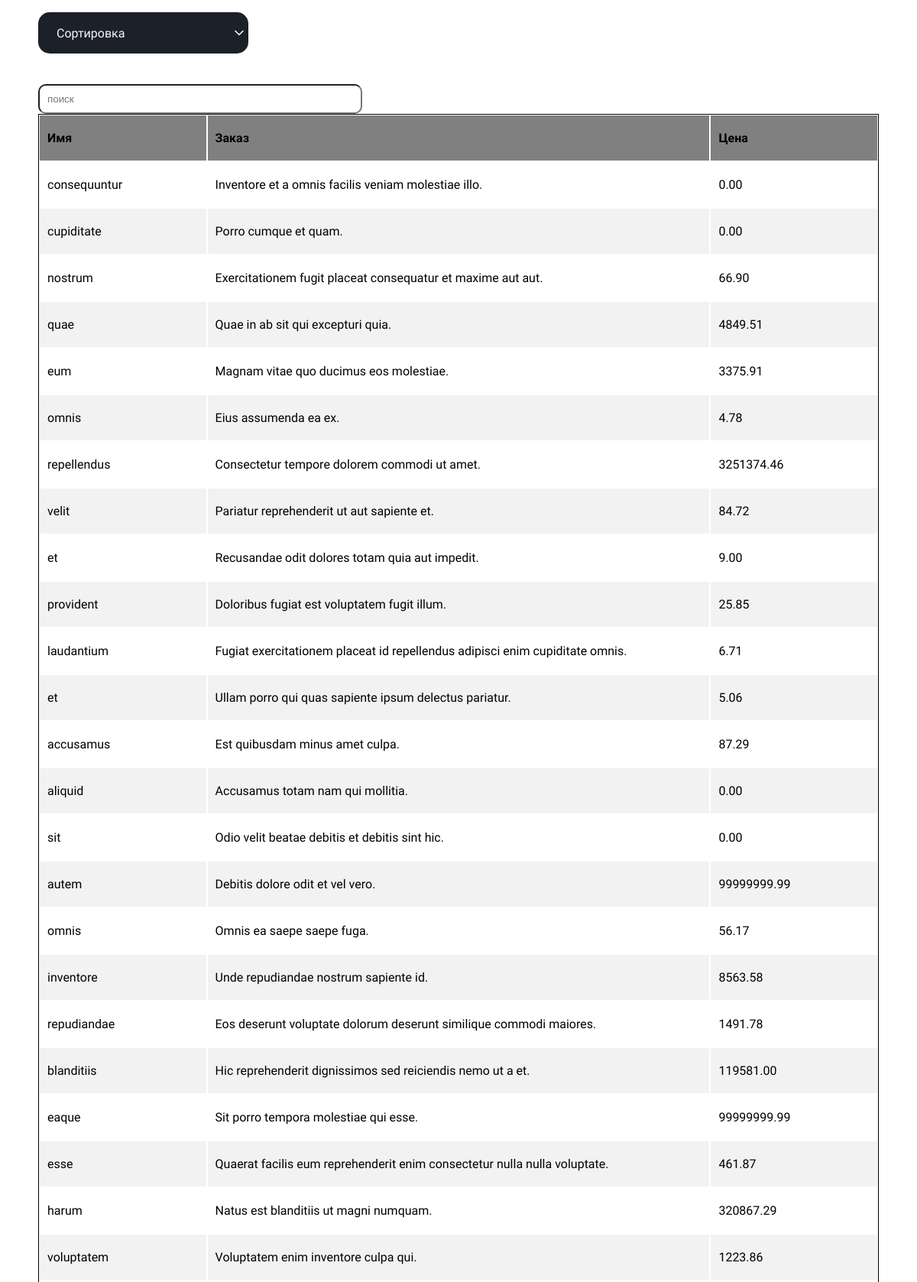
The page / (upper part) on the database its author committed.
### tables this page shows
CREATE TABLE `orders` (
  `id` int(11) NOT NULL AUTO_INCREMENT,
  `title` varchar(255) NOT NULL,
  `cost` decimal(10,2) DEFAULT NULL,
  `user_id` int(11) NOT NULL,
  PRIMARY KEY (`id`)
);

CREATE TABLE `users` (
  `id` int(11) NOT NULL AUTO_INCREMENT,
  `name` varchar(250) NOT NULL,
  PRIMARY KEY (`id`)
);

### db/connection.php (called while the page is built, shortened)
<?php
class connection
{
    private static $dbInstance = null;
    public static function conn() {
        if ( self::$dbInstance == null  ) {
            try {
                self::$dbInstance = new PDO("mysql:host=mysql;dbname=nativeTable", "root", "root");
            } catch (Exception $e) {
                echo $e->getMessage();
            }
        }
        return self::$dbInstance;
    }
}

### classes/AllRows.php (called while the page is built, shortened)
<?php
include("./db/connection.php");
class AllRows
{
    public function getRows () {
        $users = connection::conn()->query('SELECT t1.name, t2.title, t2.cost FROM users t1 LEFT JOIN orders t2 on t2.user_id=t1.id');
        return $users;
    }
}

### index.php (the view, shortened to what this page needs)
<?php
include("./classes/AllRows.php");
$allRows = new AllRows();
$users = $allRows->getRows();
?>
<!DOCTYPE html>
<html>
<head>
    <link rel="stylesheet" href="./style/style.css">
</head>
<body>
<div class="container">
    <div class="sort-box">
        <div class="select-box">
            <div class="selector-wrapper">
                <span class=selected>Сортировка</span>
                <svg class="arrow rotated" style="text-align: right" id="drp-arrow2" width="24" height="24"
                     viewBox="0 0 24 24" fill="none" xmlns="http://www.w3.org/2000/svg"
                     class="transition-all ml-auto rotate-180">
                    <path d="M7 14.5l5-5 5 5" stroke="#fff" stroke-width="1.5" stroke-linecap="round"
                          stroke-linejoin="round"></path>
                </svg>
            </div>
        </div>
    </div>
    <div class="search">
        <input type="text" id="searchBox" name="searchBox" class="form-control" placeholder="поиск">
    </div>
    <div class="table">
        <div class="table-header">
            <div class="item">Имя</div>
            <div class="item">Заказ</div>
            <div class="item">Цена</div>
        </div>
        <div class="table-body">
            <?php
            foreach ($users as $user) {
                ?>
                <div class="table-row">
                    <div class="item" data-search="<?=$user['name']?>">
                        <?= $user['name'] ?>
                    </div>
                    <div class="item" data-search="<?=$user['title']?>">
                        <?= $user['title'] ?>
                    </div>
                    <div class="item" data-search="<?=$user['cost']?>">
                        <?= $user['cost'] ?>
                    </div>
                </div>
                <?php
            }
            ?>
        </div>
    </div>
</div>
</body>

### style/style.css (style rules this page uses)
body { font-family: 'Roboto'; margin: 1px; }
.container { padding: 15px 15px; margin: auto; }
.table { border: 1px solid #000; }
.table-header { display: none; font-weight: bold; background-color: gray; }
.table-row:nth-of-type(even) { background-color: #f2f2f2; }
.item { display: flex; padding: 20px 10px; align-items: center; }
.select-box { position: relative; display: flex; width: 275px; flex-direction: column; }
.selected { border-radius: 15px; color: #f5f6fa; position: relative; order: 0; width: fit-content; }
.selected::after { content: ""; background-size: contain; background-repeat: no-repeat; disaply: flex; height: 100%; width: 32px; right: 10px; top: 5px; top: 120%; transition: all 0.4s; }
.selector-wrapper > .arrow { transition: 0.2s; }
.selector-wrapper > .arrow { cursor: pointer; float: right !important; display: block; flex-direction: row; align-items: center; background-color: transparent; border-radius: 15px; }
.rotated { transform: rotate(180deg) !important; }
.select-box .option, .selected { cursor: pointer; }
.selected { padding: 0px 24px; float: left; }
.selector-wrapper { position: relative; display: flex; justify-content: space-between; background: #1c2028; align-items: center; border-radius: 15px; padding: 15px 0px; margin-bottom: 40px; }
.search input { padding: 10px; width: 100%; height: inherit; -webkit-appearance: none; appearance: none; max-width: 100%; width: 400px; border-radius: 10px; }
@media (min-width: 700px) { .table-header { display: grid; grid-template-columns: 1fr 3fr 1fr; } }
@media (min-width: 700px) { .container { max-width: 670px; } }
@media (min-width: 700px) { .table-row { display: grid; grid-template-columns: 1fr 3fr 1fr; } }
@media (min-width: 700px) { .item { border: 1px solid #fff; } }
@media (min-width: 950px) { .container { max-width: 920px; } }
@media (min-width: 1200px) { .container { max-width: 1100px; } }

### rows shown on the page
orders: user.name "consequuntur", title "Inventore et a omnis facilis veniam molestiae illo.", cost "0.00"
orders: user.name "cupiditate", title "Porro cumque et quam.", cost "0.00"
orders: user.name "nostrum", title "Exercitationem fugit placeat consequatur et maxime aut aut.", cost "66.90"
orders: user.name "quae", title "Quae in ab sit qui excepturi quia.", cost "4849.51"
orders: user.name "eum", title "Magnam vitae quo ducimus eos molestiae.", cost "3375.91"
orders: user.name "omnis", title "Eius assumenda ea ex.", cost "4.78"
orders: user.name "repellendus", title "Consectetur tempore dolorem commodi ut amet.", cost "3251374.46"
orders: user.name "velit", title "Pariatur reprehenderit ut aut sapiente et.", cost "84.72"
orders: user.name "et", title "Recusandae odit dolores totam quia aut impedit.", cost "9.00"
orders: user.name "provident", title "Doloribus fugiat est voluptatem fugit illum.", cost "25.85"
orders: user.name "laudantium", title "Fugiat exercitationem placeat id repellendus adipisci enim cupiditate omnis.", cost "6.71"
orders: user.name "et", title "Ullam porro qui quas sapiente ipsum delectus pariatur.", cost "5.06"
orders: user.name "accusamus", title "Est quibusdam minus amet culpa.", cost "87.29"
orders: user.name "aliquid", title "Accusamus totam nam qui mollitia.", cost "0.00"
orders: user.name "sit", title "Odio velit beatae debitis et debitis sint hic.", cost "0.00"
orders: user.name "autem", title "Debitis dolore odit et vel vero.", cost "99999999.99"
orders: user.name "omnis", title "Omnis ea saepe saepe fuga.", cost "56.17"
orders: user.name "inventore", title "Unde repudiandae nostrum sapiente id.", cost "8563.58"
orders: user.name "repudiandae", title "Eos deserunt voluptate dolorum deserunt similique commodi maiores.", cost "1491.78"
orders: user.name "blanditiis", title "Hic reprehenderit dignissimos sed reiciendis nemo ut a et.", cost "119581.00"
orders: user.name "eaque", title "Sit porro tempora molestiae qui esse.", cost "99999999.99"
orders: user.name "esse", title "Quaerat facilis eum reprehenderit enim consectetur nulla nulla voluptate.", cost "461.87"
orders: user.name "harum", title "Natus est blanditiis ut magni numquam.", cost "320867.29"
orders: user.name "voluptatem", title "Voluptatem enim inventore culpa qui.", cost "1223.86"
